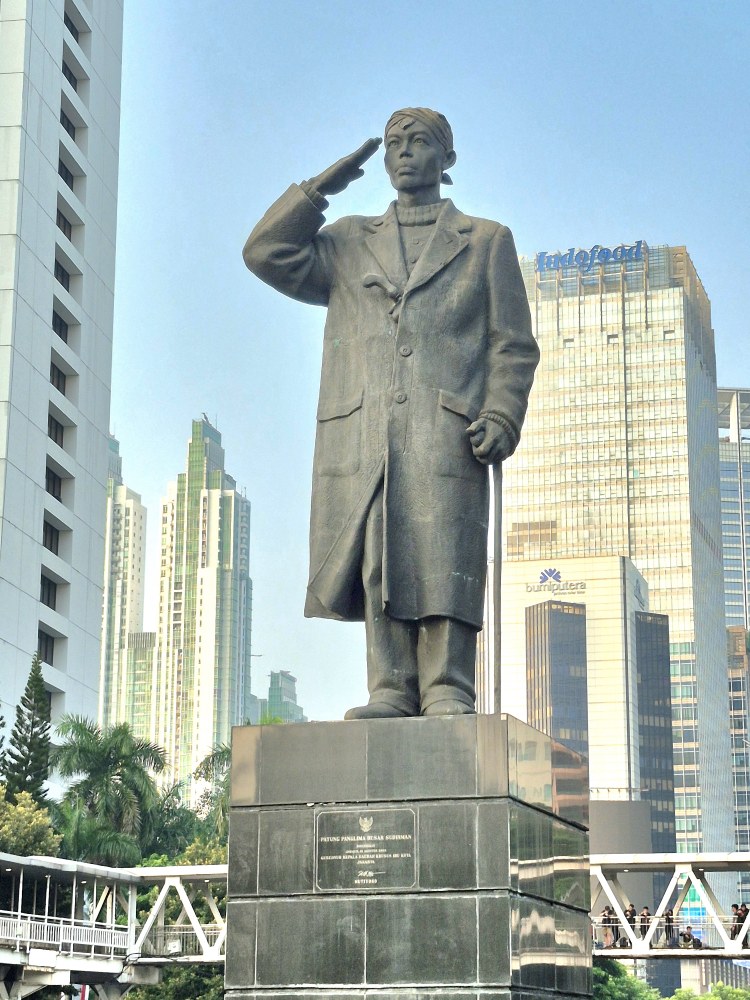
#> input picture Uji/uji_bukan_sampah.jpg, 3000 x 4000 px (shown at 1/4 size)
$ python -i app.py   (imports and definitions only)   (older library calls are emulated)
#> lines starting #> are read from the running program, lines starting #| are printed output that depends on the picture
from flask import Flask, render_template, request
from pathlib import Path
import cv2
import pandas as pd
import joblib
from skimage.feature import graycomatrix, graycoprops

# [1 line not run here, left out]

BASE_DIR = Path(__file__).resolve().parent
PROJECT_DIR = BASE_DIR.parent
MODEL_DIR = PROJECT_DIR / "Model"

# [2 lines not run here, left out]


def ekstraksi_fitur(image_path):
#> called with image_path = '../Uji/uji_bukan_sampah.jpg'
    img = cv2.imread(str(image_path))
#> img is the input picture: shape (4000, 3000, 3); mean B, G, R 177.4, 178.3, 162.3

    if img is None:
        raise ValueError("Gambar gagal dibaca.")

    # Resize
    img = cv2.resize(img, (224, 224))
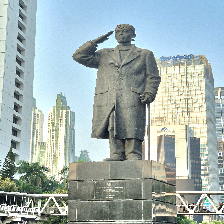
#> img: shape (224, 224, 3); mean B, G, R 177.1, 178, 162.1

    # =========================
    # COLOR HISTOGRAM
    # =========================
    img_rgb = cv2.cvtColor(img, cv2.COLOR_BGR2RGB)

    fitur_hist = []

    for channel in range(3):
        hist = cv2.calcHist(
            [img_rgb],
            [channel],
            None,
            [256],
            [0, 256]
        )

        hist = cv2.normalize(hist, hist).flatten()
        fitur_hist.extend(hist)
#> after the loop, fitur_hist = 768 values, max 0.422 at index 255, min 0 at index 256, mean 0.0456

    # =========================
    # GLCM
    # =========================
    gray = cv2.cvtColor(img, cv2.COLOR_BGR2GRAY)
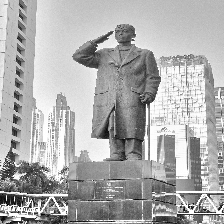
#> gray: shape (224, 224); min 2, max 255, mean 173.2

    glcm = graycomatrix(
        gray,
        distances=[1],
        angles=[0],
        levels=256,
        symmetric=True,
        normed=True
    )

    fitur_glcm = [
        graycoprops(glcm, "contrast")[0, 0],
        graycoprops(glcm, "correlation")[0, 0],
        graycoprops(glcm, "energy")[0, 0],
        graycoprops(glcm, "homogeneity")[0, 0]
    ]
#> fitur_glcm = [1161.2, 0.813, 0.0165, 0.153]

    # Gabungkan fitur
    fitur = fitur_hist + fitur_glcm
#> fitur = 772 values, max 1161.2 at index 768, min 0 at index 256, mean 1.55

    nama_kolom = (
        [f"Hist_{i}" for i in range(768)]
        + [
            "Contrast",
            "Correlation",
            "Energy",
            "Homogeneity"
        ]
    )

    return pd.DataFrame(
        [fitur],
        columns=nama_kolom
    )


# [61 lines that did not run here, left out]


# [2 lines not run here, left out]

>>> result = ekstraksi_fitur('../Uji/uji_bukan_sampah.jpg')
#> result = table of 1 rows and 772 columns
